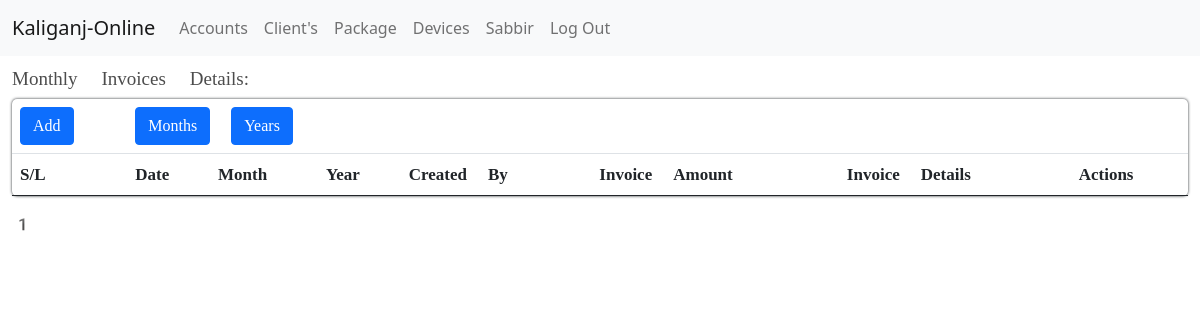
Before: /account/monthly_invoice/ (signed in) with the older database file.
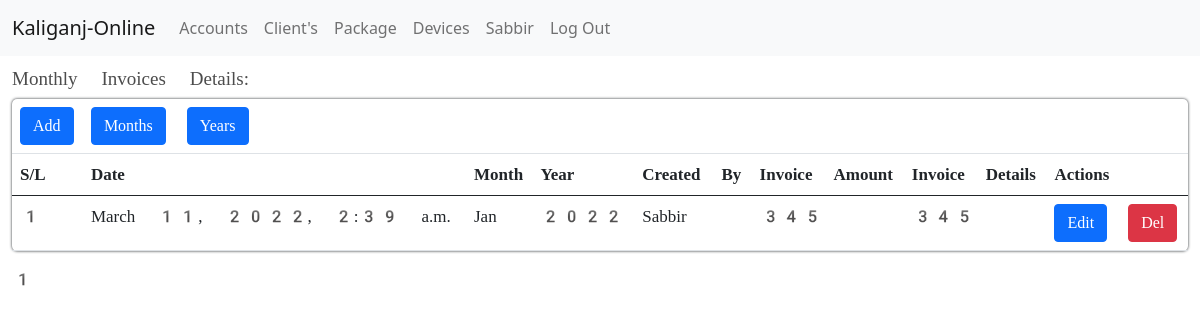
After: the same page with the newer database file.
### apps/account/models.py (models this page shows, shortened)
class Monthly_Invoice(models.Model):
    Staffs_details = models.ForeignKey(Staffs, on_delete=models.CASCADE)
    date = models.DateTimeField(auto_now_add=True)
    month = models.ForeignKey(Month, on_delete=models.CASCADE)
    year = models.ForeignKey(Year, on_delete=models.CASCADE)
    invoice_amount = models.IntegerField()
    invoice_details = models.CharField(max_length=500)

class Month(models.Model):
    month_name = models.CharField(max_length=20)
    active = models.BooleanField(default=False)
    def __str__(self):
        return self.month_name

class Year(models.Model):
    year_name = models.CharField(max_length=20)
    active = models.BooleanField(default=False)
    def __str__(self):
        return self.year_name

### apps/users/models.py (models this page shows, shortened)
class Staffs(models.Model):
    choice_status = (('Active', 'Active'), ('Inactive', 'Inactive'))
    stafftype = (('Owner', 'Owner'),
                 ('Accountant', 'Accountant'),
                 ('Server Team', 'Server Team'),
                 ('Fiber Team', 'Fiber Team'),
                 ('Support Team', 'Support Team'),
                 ('Sales Team', 'Sales Team'))
    user = models.OneToOneField(User, on_delete=models.CASCADE)
    staffs_Id = models.ForeignKey(
        Staff_Id, on_delete=models.CASCADE, null=True, blank=True)
    address = models.CharField(max_length=245)
    salary = models.FloatField(default=0)
    stafftype = models.CharField(max_length=245, choices=stafftype)
    status = models.CharField(max_length=245, choices=choice_status)

class User(AbstractBaseUser):
    genders = (
        ('Male', 'Male'),
        ('Female', 'Female'),
        ('Others', 'Others'),
    )
    first_name = models.CharField(max_length=245)
    last_name = models.CharField(max_length=245)
    gender = models.CharField(max_length=245, choices=genders)
    email = models.EmailField(max_length=245, unique=True)
    phone = models.CharField(max_length=13, unique=True)
    nid = models.CharField(max_length=13, unique=True)
    timestamp = models.DateTimeField(auto_now_add=True)
    is_active = models.BooleanField(default=True)
    client = models.BooleanField(default=True)
    reseller = models.BooleanField(default=False)
    owner = models.BooleanField(default=False)
    worker = models.BooleanField(default=False)
    staff = models.BooleanField(default=False)
    admin = models.BooleanField(default=False)
    USERNAME_FIELD = 'email'
    REQUIRED_FIELDS = []
    object = UserManager()

### apps/clients/decorators.py (the view, shortened to what this page needs)
    def wrapper_func(request, *args, **kwargs):
        if request.user.admin == True:
            return view_func(request, *args, **kwargs)

### apps/account/views.py (called while the page is built)
@login_required(login_url='client-login')
@admin_roles
def monthlyInvoiceShowing(request):
    isp_info = Isp_info.objects.filter(id=1).first()
    invoice = Monthly_Invoice.objects.all().order_by('-id')
    p = Paginator(invoice, 50)
    n = request.GET.get('p')
    invoices = p.get_page(n)
    context = {'isp_info': isp_info, 'invoices': invoices}
    return render(request, 'core/invoice/monthlyinvoices.html', context)

### apps/account/templates/core/invoice/monthlyinvoices.html (shortened to what this page needs)
{% extends 'core/account/account_dashboard.html' %}
{% block content %}
<section>
    <div class="container-fluid">
        <div class="base-title">
            <h3>Monthly Invoices Details:</h3>
        </div>
        <div class="fiber-details-wrappers">
            <table class="table  table-hover">
                <thead>
                    <tr>
                        <td scope="col"><a class="btn btn-primary" href="{% url 'monthly-add' %}">Add</a></td>
                        <td colspan="7"><a class="btn btn-primary" href="{% url 'month-list' %}">Months</a>
                            <a class="btn btn-primary" href="{% url 'year-list' %}">Years</a></td>
                    </tr>
                    <tr>
                        <th scope="col">S/L</th>
                        <th scope="col">Date</th>
                        <th scope="col">Month</th>
                        <th scope="col">Year</th>
                        <th scope="col">Created By</th>
                        <th scope="col">Invoice Amount</th>
                        <th scope="col">Invoice Details</th>
                        <th scope="col">Actions</th>
                    </tr>
                </thead>
                <tbody>
                    {% for i in invoices %}
                    <tr>
                        <th scope="row">{{forloop.counter}}</th>
                        <td>{{i.date}}</td>
                        <td>{{i.month}}</td>
                        <td>{{i.year}}</td>
                        <td>{{i.Staffs_details.user.first_name}}</td>
                        <td>{{i.invoice_amount}}</td>
                        <td>{{i.invoice_details}}</td>
                        <td>
                            <a class="btn btn-primary ml-1" href="{% url 'monthly-edit' i.id %}">Edit</a>
                            {% if request.user.admin %}
                            <a class="btn btn-danger ml-1" href="{% url 'monthly-del' i.id %}">Del</a>
                            {% endif %}
                        </td>
                    </tr>
                    {% endfor %}
                </tbody>
            </table>
            {{invoices.number}}
        </div>
    </div>
</section>
{% endblock %}

Changed rows visible on the page:
added Monthly_Invoice: date "March 11, 2022, 2:39 a.m.", month "Jan", year "2022", Staffs_details.user.first_name "Sabbir", invoice_amount "345", invoice_details "345"
